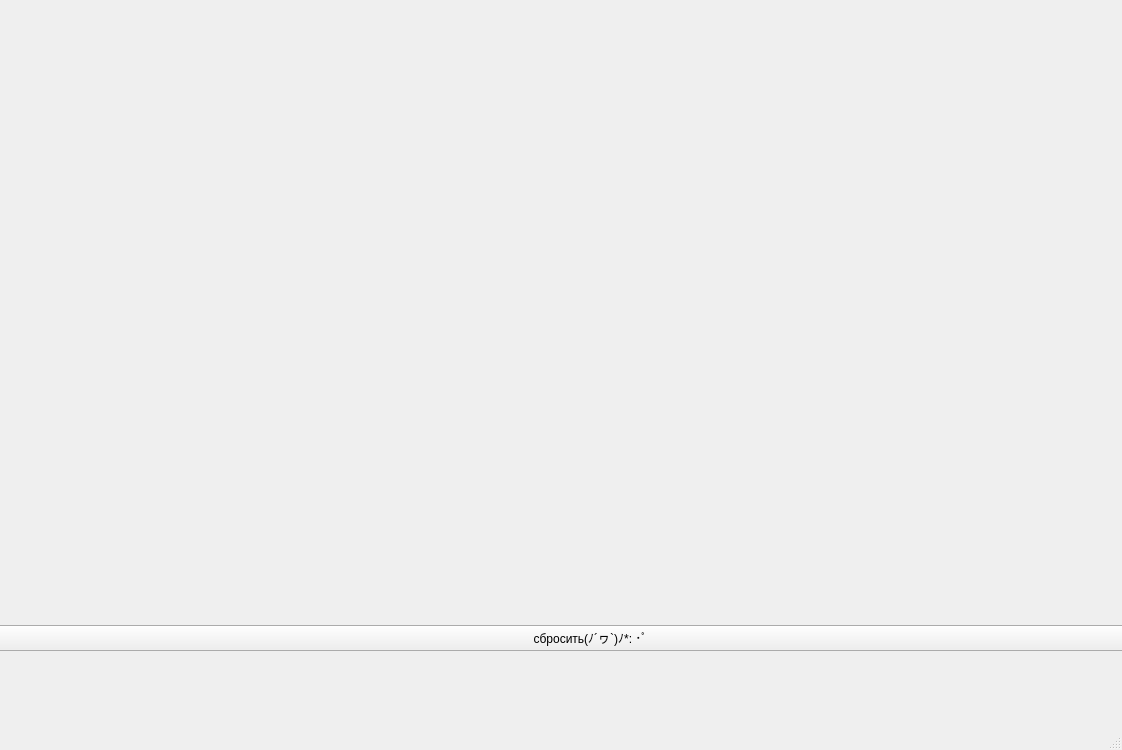
<?xml version="1.0" encoding="UTF-8"?>
<ui version="4.0">
 <class>MainWindow</class>
 <widget class="QMainWindow" name="MainWindow">
  <property name="geometry">
   <rect>
    <x>0</x>
    <y>0</y>
    <width>1122</width>
    <height>750</height>
   </rect>
  </property>
  <property name="sizePolicy">
   <sizepolicy hsizetype="Expanding" vsizetype="Expanding">
    <horstretch>0</horstretch>
    <verstretch>0</verstretch>
   </sizepolicy>
  </property>
  <property name="windowTitle">
   <string>MainWindow</string>
  </property>
  <widget class="QWidget" name="centralwidget">
   <property name="sizePolicy">
    <sizepolicy hsizetype="Expanding" vsizetype="Expanding">
     <horstretch>0</horstretch>
     <verstretch>0</verstretch>
    </sizepolicy>
   </property>
   <widget class="QWidget" name="verticalLayoutWidget">
    <property name="geometry">
     <rect>
      <x>-10</x>
      <y>0</y>
      <width>1201</width>
      <height>651</height>
     </rect>
    </property>
    <layout class="QVBoxLayout" name="verticalLayout" stretch="0,0">
     <item>
      <widget class="DrawingWidget" name="drawingWidget" native="true">
       <property name="sizePolicy">
        <sizepolicy hsizetype="Expanding" vsizetype="Expanding">
         <horstretch>0</horstretch>
         <verstretch>0</verstretch>
        </sizepolicy>
       </property>
      </widget>
     </item>
     <item>
      <widget class="QPushButton" name="resetButton">
       <property name="sizePolicy">
        <sizepolicy hsizetype="Preferred" vsizetype="Fixed">
         <horstretch>0</horstretch>
         <verstretch>0</verstretch>
        </sizepolicy>
       </property>
       <property name="text">
        <string>сбросить(ﾉ´ヮ`)ﾉ*: ･ﾟ</string>
       </property>
      </widget>
     </item>
    </layout>
   </widget>
  </widget>
  <widget class="QMenuBar" name="menubar">
   <property name="geometry">
    <rect>
     <x>0</x>
     <y>0</y>
     <width>1122</width>
     <height>37</height>
    </rect>
   </property>
  </widget>
  <widget class="QStatusBar" name="statusbar"/>
 </widget>
 <customwidgets>
  <customwidget>
   <class>DrawingWidget</class>
   <extends>QWidget</extends>
   <header>drawingwidget.h</header>
   <container>1</container>
  </customwidget>
 </customwidgets>
 <resources/>
 <connections/>
</ui>
